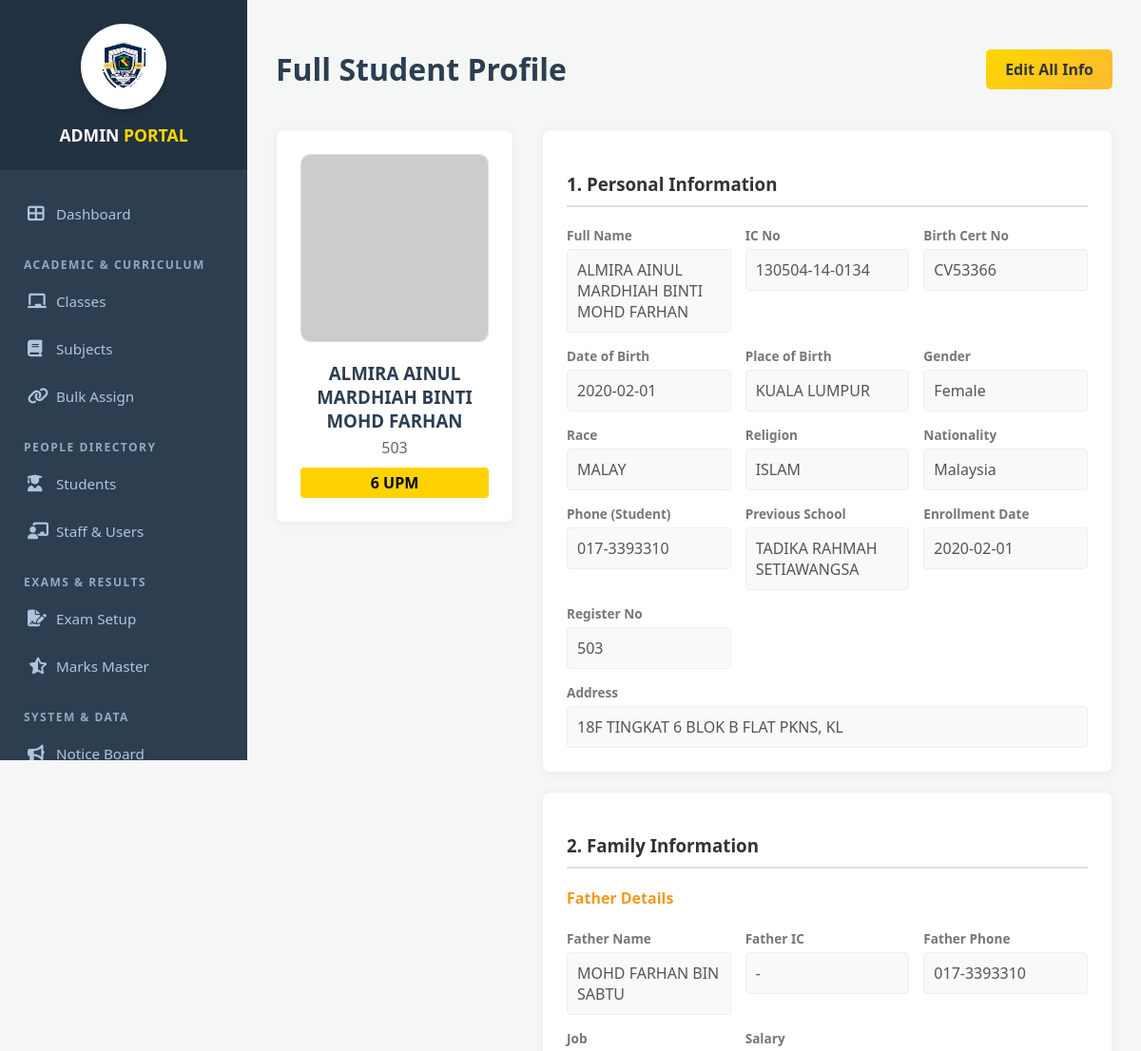
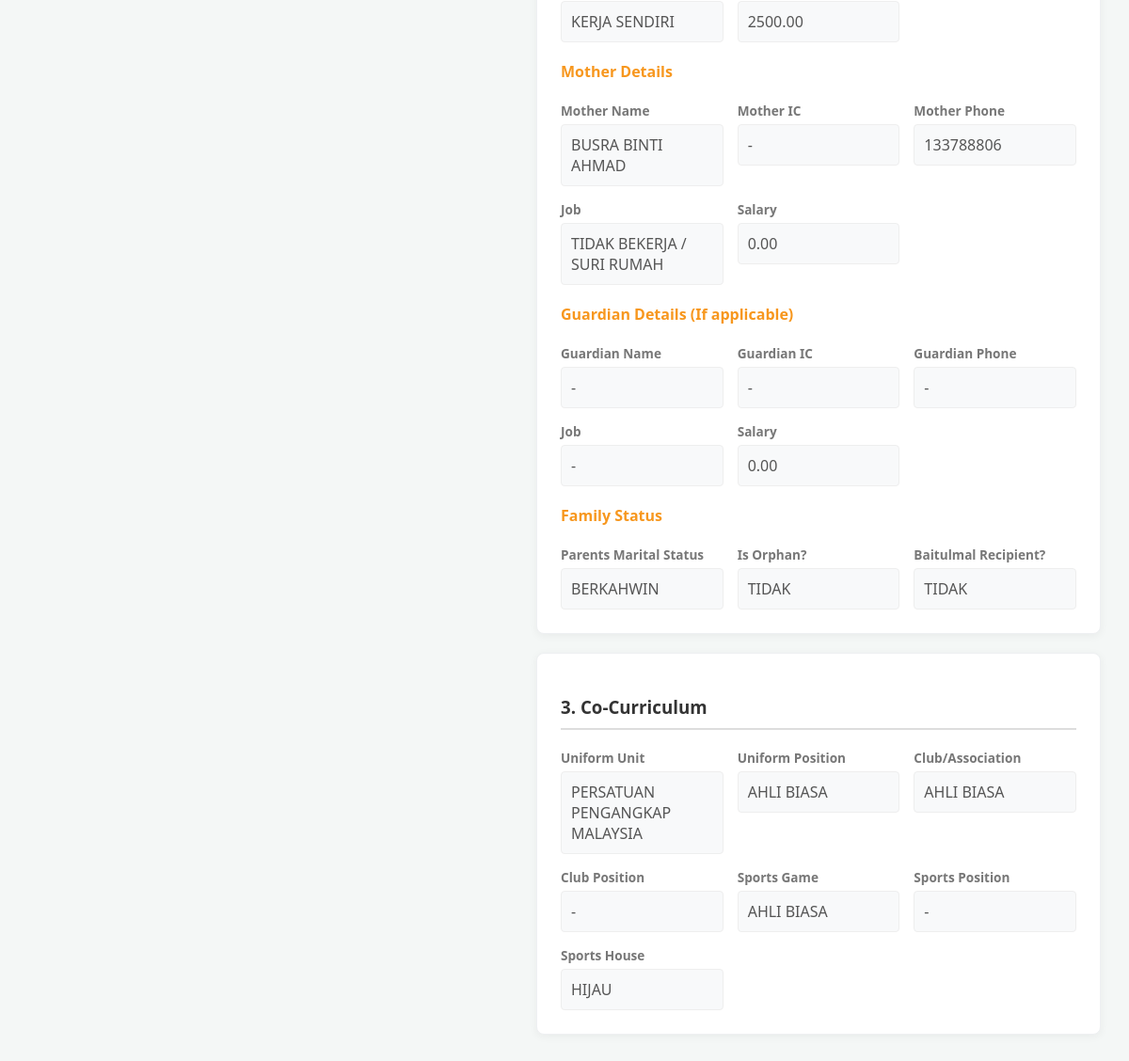
/open/student_view.php?student_id=2 (signed in), run on the app's committed database (2 pictures, top to bottom).
### tables this page shows
CREATE TABLE `students` (
  `student_id` int(11) NOT NULL,
  `school_register_no` varchar(50) DEFAULT NULL,
  `enrollment_date` date DEFAULT NULL,
  `previous_school` varchar(255) DEFAULT NULL,
  `student_name` varchar(100) NOT NULL,
  `gender` varchar(20) DEFAULT NULL,
  `sports_house` varchar(50) DEFAULT NULL,
  `birth_cert_no` varchar(50) DEFAULT NULL,
  `birth_place` varchar(100) DEFAULT NULL,
  `ic_no` varchar(50) DEFAULT NULL,
  `birthdate` date DEFAULT NULL,
  `race` varchar(50) DEFAULT NULL,
  `religion` varchar(50) DEFAULT NULL,
  `nationality` varchar(50) DEFAULT NULL,
  `address` text DEFAULT NULL,
  `father_name` varchar(255) DEFAULT NULL,
  `father_ic` varchar(20) DEFAULT NULL,
  `father_phone` varchar(20) DEFAULT NULL,
  `father_job` varchar(100) DEFAULT NULL,
  `father_salary` decimal(10,2) DEFAULT NULL,
  `mother_name` varchar(255) DEFAULT NULL,
  `mother_ic` varchar(20) DEFAULT NULL,
  `mother_phone` varchar(20) DEFAULT NULL,
  `mother_job` varchar(100) DEFAULT NULL,
  `mother_salary` decimal(10,2) DEFAULT NULL,
  `guardian_name` varchar(255) DEFAULT NULL,
  `guardian_ic` varchar(20) DEFAULT NULL,
  `guardian_phone` varchar(20) DEFAULT NULL,
  `guardian_job` varchar(100) DEFAULT NULL,
  `guardian_salary` decimal(10,2) DEFAULT NULL,
  `is_baitulmal_recipient` varchar(10) DEFAULT NULL,
  `is_orphan` varchar(10) DEFAULT NULL,
  `parents_marital_status` varchar(50) DEFAULT NULL,
  `uniform_unit` varchar(100) DEFAULT NULL,
  `uniform_position` varchar(100) DEFAULT NULL,
  `club_association` varchar(100) DEFAULT NULL,
  `club_position` varchar(100) DEFAULT NULL,
  `sports_game` varchar(100) DEFAULT NULL,
  `sports_position` varchar(100) DEFAULT NULL,
  `phone` varchar(30) DEFAULT NULL,
  `class_id` int(11) DEFAULT NULL,
  `photo` varchar(255) DEFAULT NULL
);

CREATE TABLE `classes` (
  `class_id` int(11) NOT NULL,
  `class_name` varchar(50) NOT NULL,
  `year` int(11) NOT NULL,
  `class_teacher_id` int(11) DEFAULT NULL
);

### open/student_view.php (the view, shortened to what this page needs)
<?php
include '../config/db.php';
$role = $_SESSION['role'];
$student_id = isset($_GET['student_id']) ? $_GET['student_id'] : 0;
$mode = isset($_GET['mode']) ? $_GET['mode'] : 'view';
$can_edit = ($role == 'admin' || $role == 'class_teacher');
$sql = "SELECT s.*, c.class_name FROM students s LEFT JOIN classes c ON s.class_id = c.class_id WHERE s.student_id = ?";
$stmt = $conn->prepare($sql);
$stmt->bind_param("i", $student_id);
$stmt->execute();
$student = $stmt->get_result()->fetch_assoc();
if($role == 'admin') include '../admin/includes/header.php';
else include '../includes/header.php';
?>
<div class="wrapper">
    <?php
        if($role == 'admin') include '../admin/includes/sidebar.php';
        elseif($role == 'class_teacher') include '../includes/sidebar_classteacher.php';
        else include '../includes/sidebar.php';
    ?>
    <div class="main-content">
        <div style="display:flex; justify-content:space-between; align-items:center; margin-bottom:20px;">
            <h1>Full Student Profile</h1>
            <?php if($can_edit && $mode == 'view'): ?>
                <a href="student_view.php?student_id=<?php echo $student_id; ?>&mode=edit" class="btn btn-primary">Edit All Info</a>
            <?php elseif($mode == 'edit'): ?>
                <a href="student_view.php?student_id=<?php echo $student_id; ?>&mode=view" class="btn btn-danger">Cancel Edit</a>
            <?php endif; ?>
        </div>
        <form method="POST">
            <div style="display:flex; gap:30px; align-items:flex-start;">
                <div class="card" style="width: 250px; text-align:center; position:sticky; top:20px;">
                    <?php $photo = $student['photo'] ? "../uploads/".$student['photo'] : "https://via.placeholder.com/200?text=No+Photo"; ?>
                    <img src="<?php echo $photo; ?>" style="width:100%; border-radius:10px; border:1px solid #ddd;">
                    <h3 style="margin:15px 0 5px;"><?php echo $student['student_name']; ?></h3>
                    <p style="color:#666; margin:0;"><?php echo $student['school_register_no']; ?></p>
                    <div style="background:#FFD200; color:#000; padding:5px; margin-top:10px; border-radius:4px; font-weight:bold;">
                        <?php echo $student['class_name'] ? $student['class_name'] : 'No Class'; ?>
                    </div>
                </div>
                <div style="flex:1;">
                    <div class="card">
                        <h3 class="section-title">1. Personal Information</h3>
                        <div class="grid-container">
                            <?php
                            renderField("Full Name", "student_name", $student['student_name'], $mode);
                            ?>
                            <div style="grid-column: span 3;">
                                <label>Address</label>
                                <?php if($mode=='edit'): ?>
                                    <textarea name="address" rows="2"><?php echo $student['address']; ?></textarea>
                                <?php else: ?>
                                    <div class="view-field"><?php echo $student['address']; ?></div>
                                <?php endif; ?>
                            </div>
                        </div>
                    </div>
                    <div class="card">
                        <h3 class="section-title">2. Family Information</h3>
                        <h4 style="margin-top:0; color:#F7971E;">Father Details</h4>
                        <div class="grid-container">
                        </div>
                        <h4 style="margin-top:20px; color:#F7971E;">Mother Details</h4>
                        <div class="grid-container">
                        </div>
                        <h4 style="margin-top:20px; color:#F7971E;">Guardian Details (If applicable)</h4>
                        <div class="grid-container">
                        </div>
                        <h4 style="margin-top:20px; color:#F7971E;">Family Status</h4>
                        <div class="grid-container">
                        </div>
                    </div>
                    <div class="card">
                        <h3 class="section-title">3. Co-Curriculum</h3>
                        <div class="grid-container">
                        </div>
                    </div>
                </div>
            </div>
        </form>
    </div>
</div>
<?php
function renderField($label, $name, $value, $mode, $type="text", $options=[]) {
    echo "<div>";
    echo "<label>$label</label>";
    if($mode == 'edit'){
        if($type == 'select'){
            echo "<select name='$name'>";
            echo "<option value=''>- Select -</option>";
            foreach($options as $opt){
                $sel = ($value == $opt) ? 'selected' : '';
                echo "<option value='$opt' $sel>$opt</option>";
            }
            echo "</select>";
        } else {
            echo "<input type='$type' name='$name' value='$value'>";
        }
    } else {
        $display = $value ? $value : '-';
        echo "<div class='view-field'>$display</div>";
    }
    echo "</div>";
}
?>
</body>
</html>

### admin/includes/header.php (style rules this page uses)
:root { --primary-gold: #FFD700; --gold-grad: linear-gradient(135deg, #FFD700 0%, #FDB931 100%); --sidebar-width: 260px; --bg-color: #f4f7f6; --text-color: #2c3e50; }
* { box-sizing: border-box; }
body { font-family: 'Segoe UI', Tahoma, Geneva, Verdana, sans-serif; background-color: var(--bg-color); color: var(--text-color); margin: 0; padding: 0; }
.main-content { margin-left: var(--sidebar-width); padding: 30px; min-height: 100vh; transition: margin-left 0.3s ease; }
.card { background: white; padding: 25px; border-radius: 8px; box-shadow: 0 2px 10px rgba(0, 0, 0, 0.05); margin-bottom: 20px; border: 1px solid #eef0f2; }
.btn { padding: 10px 20px; border: none; border-radius: 5px; cursor: pointer; font-weight: 600; text-decoration: none; display: inline-block; transition: 0.2s; }
.btn-primary { background: var(--gold-grad); color: #333; }

### admin/includes/sidebar.php (style rules this page uses)
:root { --sidebar-bg: #2c3e50; --sidebar-hover: #34495e; --sidebar-active-border: #FFD700; --brand-bg: #233242; }

### open/student_view.php (style rules this page uses)
.grid-container { display: grid; grid-template-columns: repeat(3, 1fr); gap: 15px; }
.section-title { border-bottom: 2px solid #ddd; padding-bottom: 10px; margin-bottom: 20px; color: #333; }
.view-field { padding: 10px; background: #f8f9fa; border: 1px solid #eee; border-radius: 4px; color: #555; min-height: 20px; }
label { font-size: 0.85em; color: #777; font-weight:bold; display:block; margin-bottom:5px; }

### data on the page
students: student_name "ALMIRA AINUL MARDHIAH BINTI MOHD FARHAN", school_register_no "503", class.class_name "6 UPM", student_name "ALMIRA AINUL MARDHIAH BINTI MOHD FARHAN 130504-14-0134 CV53366 2020-02-01 KUALA LUMPUR Female MALAY ISLAM Malaysia 017-3393310 TADIKA RAHMAH SETIAWANGSA 2020-02-01 503 MOHD FARHAN BIN SABTU - 017-3393310 KERJA SENDIRI 2500.00 BUSRA BINTI AHMAD - 133788806 TIDAK BEKERJA / SURI RUMAH 0.00 - - - - 0.00 BERKAHWIN TIDAK TIDAK PERSATUAN PENGANGKAP MALAYSIA AHLI BIASA AHLI BIASA - AHLI BIASA - HIJAU", address "18F TINGKAT 6 BLOK B FLAT PKNS, KL"
